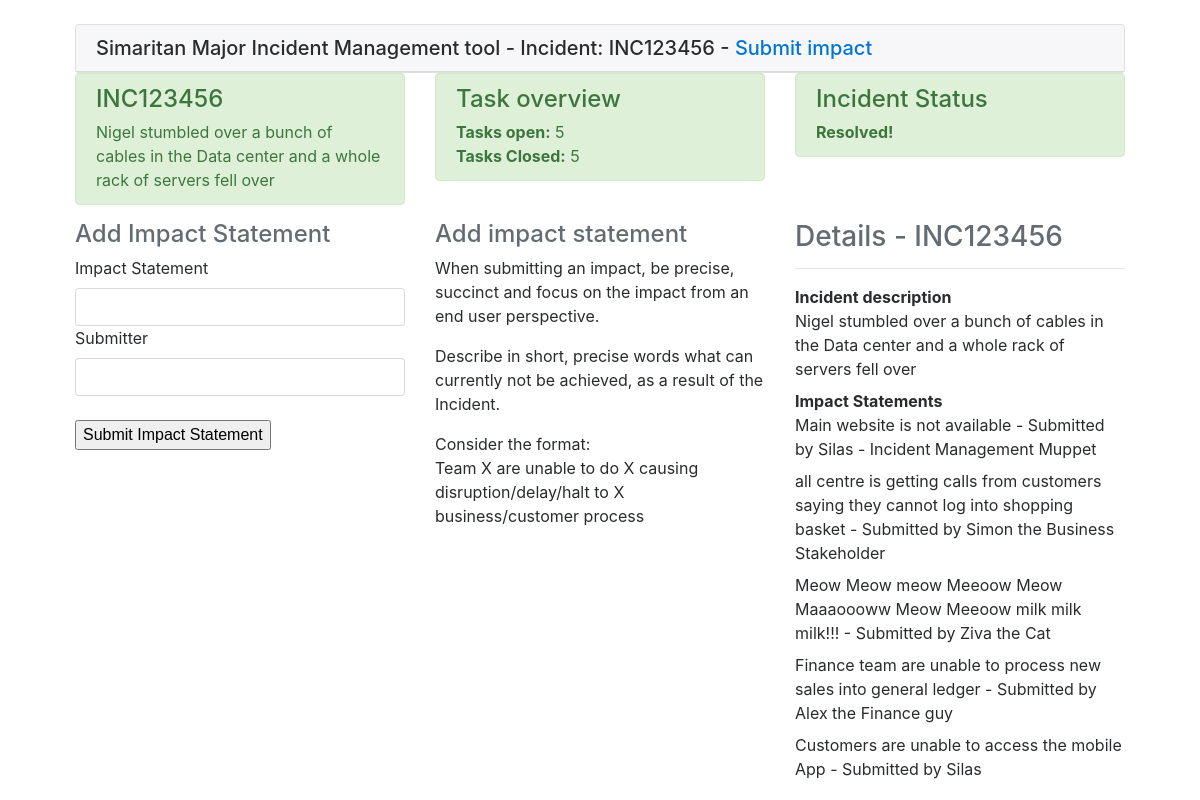
/submitimpact/INC123456, run on an earlier commit of the app's database.
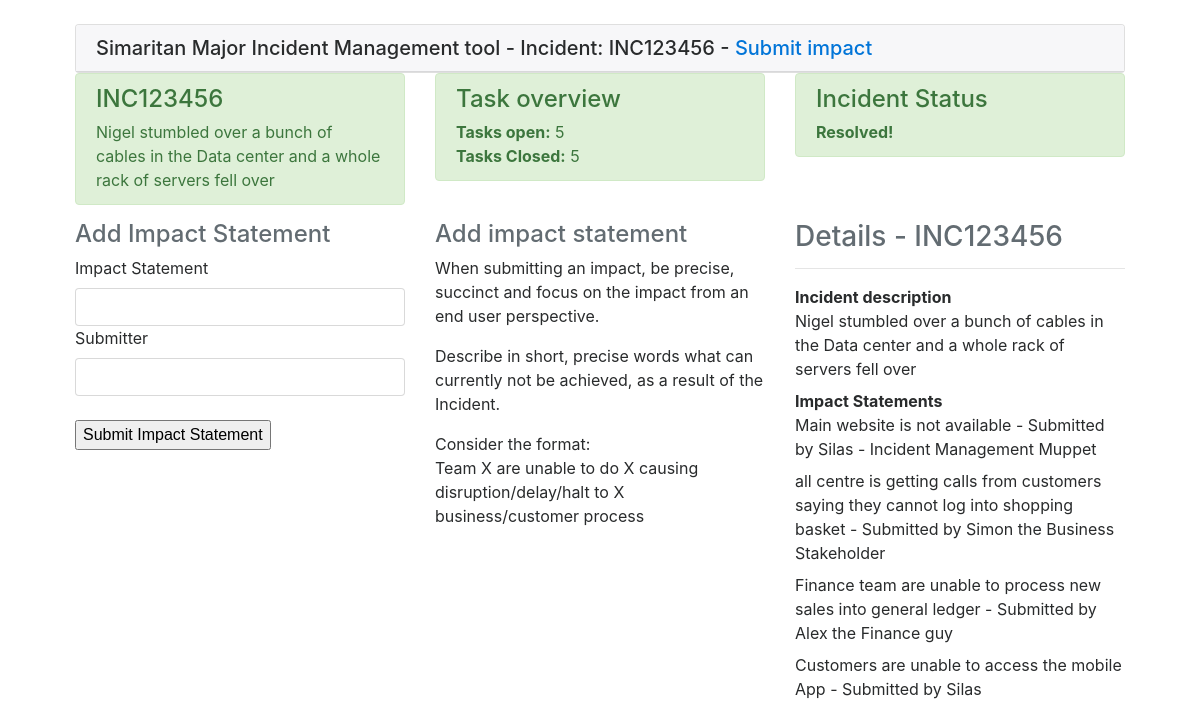
And on a later commit of the database.
### models.py (models this page shows)
class ImpactStatement(db.Model):
    id = db.Column(db.Integer, primary_key=True)
    incident_no = db.Column(db.String(32), db.ForeignKey('incident.incident_no'), index=True)
    body = db.Column(db.String(512))
    submitter = db.Column(db.String(32), index=True)

### simaritan/routes.py (the view)
@app.route('/submitimpact/<incident>', methods=['GET', 'POST'])
def submitimpact(incident):
    form = ImpactStatementForm()
    inc = Incident.query.filter_by(incident_no=incident).first()
    impacts = ImpactStatement.query.filter_by(incident_no=incident).all()
    if form.validate_on_submit():
        sttmnt = ImpactStatement(incident_no=inc.incident_no, body=form.statement.data, submitter=form.submitter.data)
        event = Event(body=form.statement.data, assignee=form.submitter.data, activity='Impact added',
                      incident_no=inc.incident_no)
        db.session.add(sttmnt)
        db.session.add(event)
        db.session.commit()
        flash('Statement added: {} by {}'.format(
            form.statement.data, form.submitter.data
        ))
        impacts = ImpactStatement.query.filter_by(incident_no=incident).all()
        return render_template('submitImpact.html', title='Submit Impact Statement for {}'.format(inc.incident_no),
                               impacts=impacts, inc=inc, impactf=form)
    else:
        return render_template('submitImpact.html', title='Submit Impact Statement for {}'.format(inc.incident_no),
                               impacts=impacts, inc=inc, impactf=form)

### simaritan/forms.py
class ImpactStatementForm(FlaskForm):
    statement = StringField('Impact Statement', validators=[DataRequired()])
    submitter = StringField('Submitter', validators=[DataRequired()])
    submit = SubmitField('Submit Impact Statement')

### simaritan/templates/submitImpact.html
{% extends "base.html" %}
{% block body %}
		<div class="row">
			<div class="col-md-12">
				<div class="row">
					{% include "components/header-row.html" %}
				</div>
				<div class="row">
					<div class="col-md-4">
						{% include "forms/addImpact.html" %}
					</div>
					<div class="col-md-4">
						<h4 class="text-left text-muted">
							Add impact statement
						</h4>
						<p>When submitting an impact, be precise, succinct and focus on the impact
						from an end user perspective.</p>
						<p>Describe in short, precise words what can currently not be achieved, as a
						result of the Incident.</p>
						<p>Consider the format: <br />
						Team X are unable to do X causing disruption/delay/halt to X business/customer process</p>
					</div>
					<div class="col-md-4">
						{% include "components/incdetails.html" %}
					</div>
				</div>
			</div>
		</div>
	</div>
{% endblock %}

### simaritan/templates/components/incdetails.html (shortened to what this page needs)
<h3 class="text-left text-muted">
	Details - {{ inc.incident_no }}
</h3>
<hr />
<dl>
	<dt>
		Incident description
	</dt>
	<dd>
		{{ inc.description }}
	</dd>
	<dt>
		Impact Statements
	</dt>
	{% for statement in impacts %}
	<dd>
		{{ statement.body }} - Submitted by {{statement.submitter }}
	</dd>
	{% endfor %}
</dl>

What changed in the data, as far as the page shows it:
removed ImpactStatement: body "Meow Meow meow Meeoow Meow Maaaoooww Meow Meeoow milk milk milk!!!", submitter "Ziva the Cat"
